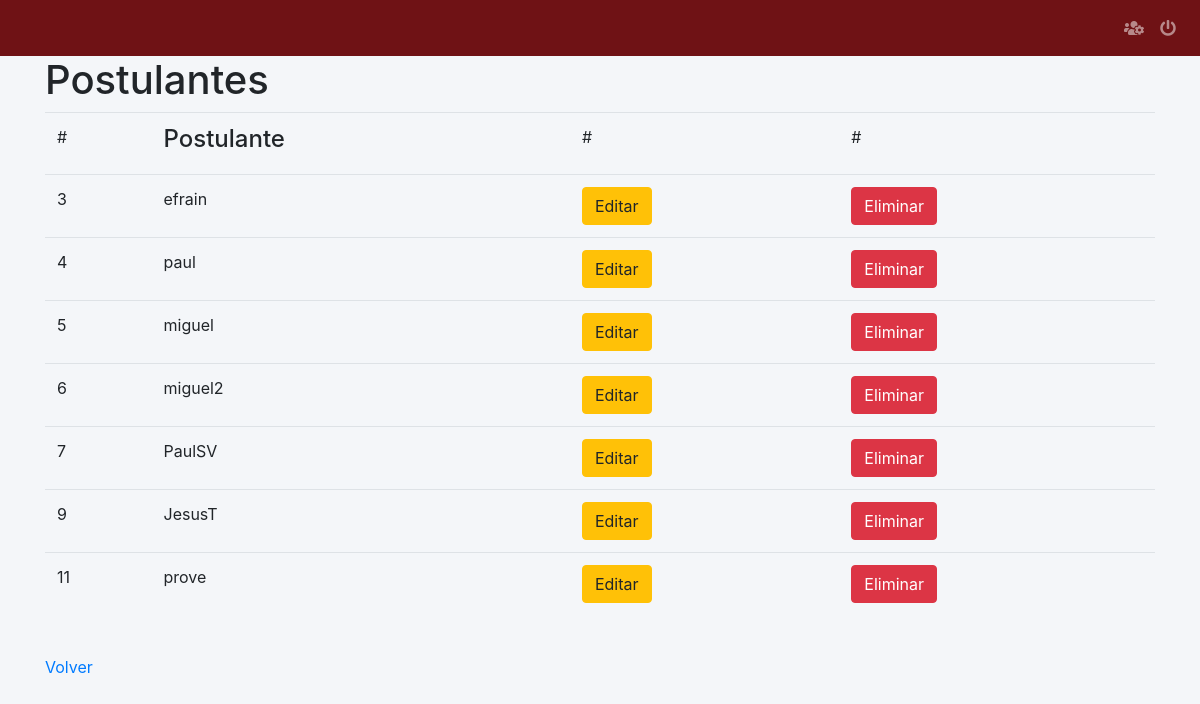
/PList/, run on the app's committed database.
### simulador/models.py (models this page shows, shortened)
class Postulante(models.Model):
    usuario = models.OneToOneField(User, on_delete=models.CASCADE)
    bio = models.CharField(max_length=255, blank=True)
    web = models.URLField(blank=True)
    Numero_Examenes = models.IntegerField(default=0)
    Telefono = models.IntegerField(validators=[MaxValueValidator(999999999)], default=954347604)
    DNI = models.IntegerField(validators=[MaxValueValidator(99999999)], default=77777777)

### simulador/views.py (the view)
# urls.py: path('PList/', views.PostuanteList.as_view(), name = 'Plist'),
class PostuanteList(ListView):
    model = Postulante
    template_name = 'simulador/Admin/postulante_list.html'

### simulador/templates/simulador/Admin/postulante_list.html
{% extends "base_admin.html" %}
{% load static %}
{% block div %}
<h1>Postulantes</h1>
<table class="table">
  <tr>
    <td>#</td>
    <td><h4>Postulante</h4></td>
    <td>#</td>
    <td>#</td>
  </tr>
  {% for i in object_list %}
  {% if i.usuario.is_staff %}
  {% else %}
  <tr>
    <td>{{i.id}}</td>
    <td>{{i.usuario.username}}</td>
    <td>
      <a href="{% url 'Pedit' i.id %}" type="submit" class="btn btn-warning">Editar</a>
    </td>
    <td>
        <a href="{% url 'Udelete' i.usuario.id %}" type="submit" class="btn btn-danger">Eliminar</a>
    </td>
  </tr>
  {% endif %}
  {% empty %}
  <p>No articles yet.</p>
  {% endfor %}
</table>
  <br>
  <a href="{% url 'Administrador' %}">Volver</a>
{% endblock %}

### simulador/templates/base_admin.html (shortened to what this page needs)
{% extends "base.html" %}
{% load static %}
{% block body %}
    <body style="background-color: #F4F6F9">
        <nav class="main-header navbar navbar-expand navbar-dark" style="background-color:#6F1215 ">
            <ul class="navbar-nav ml-auto">
                <li class="nav-item dropdown">
                    <a class="nav-link" data-toggle="dropdown" href="#">
                        <i class="fas fa-users-cog"></i>
                    </a>
                </li>
                <li class="nav-item">
                    <a class="nav-link" href="{% url 'sign_out' %}">
                        <i class="fas fa-power-off" aria-hidden="true"></i>
                    </a>
                </li>
            </ul>
        </nav>
    </body>
    <div class="container">
    {% block div %}
    {% endblock %}
    </div>
{% endblock %}

### simulador/templates/base.html (shortened to what this page needs)
{% load static %}
<!DOCTYPE html>
<html lang="es">
<head>
    <link rel="stylesheet" href="{% static 'lib/fontawesome-free/css/all.min.css' %}">
    <link rel="stylesheet" href="{% static 'lib/bootstrap-4.5/css/bootstrap.min.css' %}">
</head>
{% block body %}
{% endblock %}
</body>

### data on the page
Postulante: id "3", usuario.username "efrain"
Postulante: id "4", usuario.username "paul"
Postulante: id "5", usuario.username "miguel"
Postulante: id "6", usuario.username "miguel2"
Postulante: id "7", usuario.username "PaulSV"
Postulante: id "9", usuario.username "JesusT"
Postulante: id "11", usuario.username "prove"
